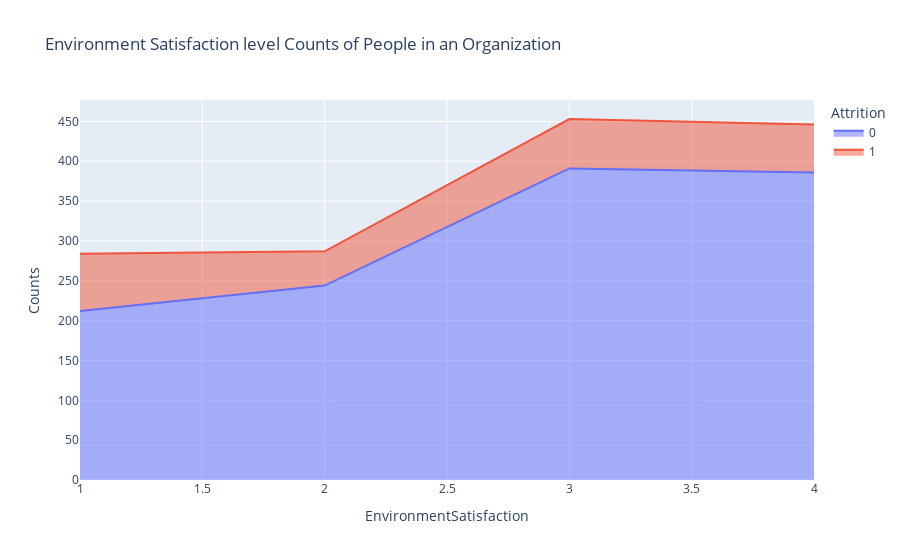

Notebook code cell kept with this figure:
### Code cell
sats_att=data.groupby(['EnvironmentSatisfaction','Attrition']).apply(lambda x:x['DailyRate'].count()).reset_index(name='Counts')
px.area(sats_att,x='EnvironmentSatisfaction',y='Counts',color='Attrition',title='Environment Satisfaction level Counts of People in an Organization')

### Figure 1 — Plotly figure (JSON) as saved in the notebook; plotly's stock layout.template omitted (floating-point values rounded to 4 significant figures)
{"data": [{"fillpattern": {"shape": ""}, "hovertemplate": "Attrition=0<br>EnvironmentSatisfaction=%{x}<br>Counts=%{y}<extra></extra>", "legendgroup": "0", "line": {"color": "#636efa"}, "marker": {"symbol": "circle"}, "mode": "lines", "name": "0", "orientation": "v", "showlegend": true, "stackgroup": "1", "type": "scatter", "x": [1, 2, 3, 4], "xaxis": "x", "y": [212, 244, 391, 386], "yaxis": "y"}, {"fillpattern": {"shape": ""}, "hovertemplate": "Attrition=1<br>EnvironmentSatisfaction=%{x}<br>Counts=%{y}<extra></extra>", "legendgroup": "1", "line": {"color": "#EF553B"}, "marker": {"symbol": "circle"}, "mode": "lines", "name": "1", "orientation": "v", "showlegend": true, "stackgroup": "1", "type": "scatter", "x": [1, 2, 3, 4], "xaxis": "x", "y": [72, 43, 62, 60], "yaxis": "y"}], "layout": {"legend": {"title": {"text": "Attrition"}, "tracegroupgap": 0}, "title": {"text": "Environment Satisfaction level Counts of People in an Organization"}, "xaxis": {"anchor": "y", "domain": [0, 1], "title": {"text": "EnvironmentSatisfaction"}}, "yaxis": {"anchor": "x", "domain": [0, 1], "title": {"text": "Counts"}}}}
